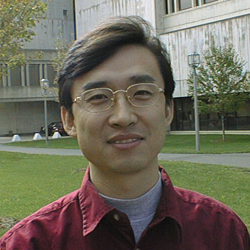
%> input picture Assignment1/IDPicture.bmp, 250 x 250 px
$ octave Assignment1.m   (GNU Octave 9; MATLAB toolbox functions it lacks are replaced by stand-ins)
%> lines starting %> are read from the running program, lines starting %| are printed output that depends on the picture
%===================================================
% Computer Vision Programming Assignment 1
%
% Student: Shirong Zheng
%
% @Zhigang Zhu, 2003-2009
% City College of New York
%===================================================

% ---------------- Step 1 ------------------------
% Read in an image, get information
% type help imread for more information

InputImage = 'IDPicture.bmp';
%OutputImage1 = 'IDPicture_bw.bmp';

C1 = imread(InputImage);
%> C1 is the input picture: size 250x250x3 uint8; mean R, G, B 110.8, 107.1, 91.7
[ROWS COLS CHANNELS] = size(C1);
%> ROWS = 250; COLS = 250; CHANNELS = 3

% ---------------- Step 2 ------------------------
% If you want to display the three separate bands
% with the color image in one window, here is
% what you need to do
% Basically you generate three "color" images
% using the three bands respectively
% and then use [] operator to concatenate the four images
% the orignal color, R band, G band and B band

% First, generate a blank image. Using "uinit8" will
% give you an image of 8 bits for each pixel in each channel
% Since the Matlab will generate everything as double by default
CR1 =uint8(zeros(ROWS, COLS, CHANNELS));

% Note how to put the Red band of the color image C1 into
% each band of the three-band grayscale image CR1
for band = 1 : CHANNELS,
    CR1(:,:,band) = (C1(:,:,1));
end
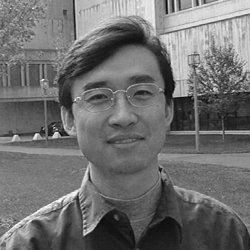
%> CR1: size 250x250x3 uint8; min 6, max 255, mean 110.8

% Do the same thing for G
CG1 =uint8(zeros(ROWS, COLS, CHANNELS));
for band = 1 : CHANNELS,
    CG1(:,:,band) = (C1(:,:,2));
end
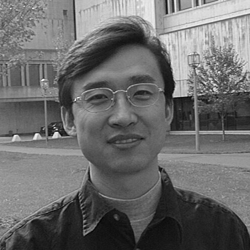
%> CG1: size 250x250x3 uint8; min 3, max 255, mean 107.1

% and for B
CB1 =uint8(zeros(ROWS, COLS, CHANNELS));
for band = 1 : CHANNELS,
    CB1(:,:,band) = (C1(:,:,3));
end
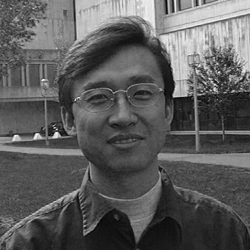
%> CB1: size 250x250x3 uint8; min 1, max 255, mean 91.7

% Whenever you use figure, you generate a new figure window
No1 = figure;  % Figure No. 1

%This is what I mean by concatenation
disimg = [C1, CR1;CG1, CB1];

% Then "image" will do the display for you!
image(disimg);

% ---------------- Step 3 ------------------------
% Now we can calculate its intensity image from
% the color image. Don't forget to use "uint8" to
% covert the double results to unsigned 8-bit integers

I1    = uint8(round(sum(C1,3)/3));

% You can definitely display the black-white (grayscale)
% image directly without turn it into a three-band thing,
% which is a waste of memeory space

No2 = figure;  % Figure No. 2
image(I1);

% If you just stop your program here, you will see a
% false color image since the system need a colormap to
% display a 8-bit image  correctly.
% The above display uses a default color map
% which is not correct. It is beautiful, though

% ---------------- Step 4 ------------------------
% So we need to generate a color map for the grayscale
% I think Matlab should have a function to do this,
% but I am going to do it myself anyway.

% Colormap is a 256 entry table, each index has three entries
% indicating the three color components of the index

MAP =zeros(256, 3);

% For a gray scale C[i] = (i, i, i)
% But Matlab use color value from 0 to 1
% so I scale 0-255 into 0-1 (and note
% that I do not use "unit8" for MAP

for i = 1 : 256,  % a comma means pause
    for band = 1:CHANNELS,
        MAP(i,band) = (i-1)/255;

    end
end

%call colormap to enfore the MAP
colormap(MAP);

% I forgot to mention one thing: the index of Matlab starts from
% 1 instead 0.

% Is it correct this time? Remember the color table is
% enforced for the current one, which is  the one we
% just displayed.

% You can test if I am right by try to display the
% intensity image again:

No3 = figure; % Figure No. 3
image(I1);


% See???
% You can actually check the color map using
% the edit menu of each figure window

% ---------------- Step 5 ------------------------
% Use imwrite save any image
% check out image formats supported by Matlab
% by typing "help imwrite
% imwrite(I1, OutputImage1, 'BMP');


% ---------------- Step 6 and ... ------------------------
% Students need to do the rest of the jobs from c to g.
% Write code and comments - turn it in both in hard copies and
% soft copies (electronically)

%Part C
%Equation: I = 0.299R + 0.587G + 0.114B (the NTSC standard for luminance)
IntensityImage = (0.299 * CR1) + (0.587 * CG1) + (0.114 * CB1);
No4=figure;
image(IntensityImage);
title('Part C:Intensity Image');

%Part D
No5 = figure;
K = [4 16 32 64];
for i = 1:length(K)
    IntensityThresh = IntensityImage;
    intervals = round(linspace(1,256,K(i)));
    for j = 1:length(intervals)-1
        IntensityThresh(IntensityThresh > intervals(j) & IntensityThresh < intervals(j+1)) = intervals(j);
    end
    subplot(2, 2, i);
    image(IntensityThresh);
    t = strcat('Part D:K = ', num2str(K(i)));
    title(t);
end
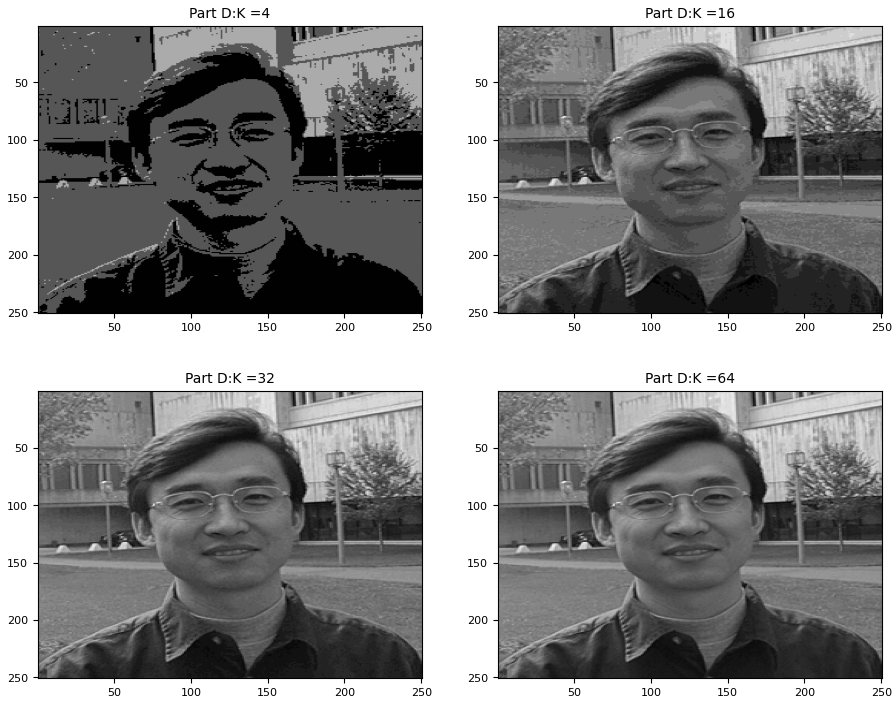
%> figure redrawn from the program's plot data, 4 panels


%Part E
No6=figure
IE2 =uint8(zeros(ROWS, COLS, CHANNELS));

%Part E: level K = 2:
% Any value less than 128(256/2), return 0.
for i = 1 : 250,
    for j = 1 : 250,
        for band = 1 : 3,
            if C1(i,j,band) < 128
                IE2(i,j,band) = 0;
            else
                IE2(i,j, band) = 255;
            end
        end
    end
end
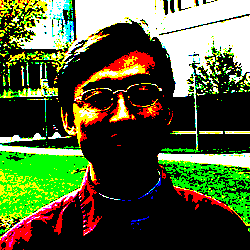
%> IE2: size 250x250x3 uint8; mean R, G, B 82.4, 96.2, 55.1

%Part E: level K = 4:
% Any values less than 64(256/4), return 0.
IE4 =uint8(zeros(ROWS, COLS, CHANNELS));

for i = 1 : 250,
    for j = 1 : 250,
        for band = 1:3,
            if C1(i,j,band) < 64
                IE4(i,j,band) = 0;
            elseif C1(i,j,band) <128
                IE4(i,j,band) = 64;
            elseif C1(i,j,band) <192
                IE4(i,j,band)=128;
            else
                IE4(i,j,band) = 255;
            end
        end
    end
end
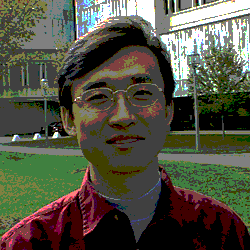
%> IE4: size 250x250x3 uint8; mean R, G, B 82.5, 82.3, 67

subplot(2, 2, 1);
imshow(IE2);
title('Part E:K=2');
subplot(2, 2, 2);
imshow(IE4);
title('Part E:K=4');


%Part F
%Just Use  I' =C ln (I+1) this logarithmic function to implement quantize the
%orginal image to K level color image

No7=figure
Rband1 = C1(:, :, 1);
Gband1 = C1(:, :, 2);
Bband1 = C1(:, :, 3);

c = 0.15;
Rband2 = c.*log(1+double(Rband1));
Bband2 = c.*log(1+double(Bband1));
Gband2 = c.*log(1+double(Gband1));

LogImage= cat(3, Rband2, Gband2, Bband2);
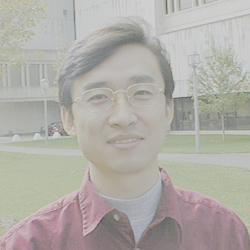
%> LogImage: size 250x250x3 double; mean R, G, B 0.691, 0.679, 0.656

subplot(2, 4, 1);
imshow(C1);
title('Original Image');
subplot(2, 4, 2);
imshow(LogImage);
title('Log Transformation');
subplot(2, 4, 3);
imshow(Rband1);
title('Red Band');
subplot(2, 4, 4);
imshow(Rband2);
title('Red Log Band');
subplot(2, 4, 5);
imshow(Gband1);
title('Green Band');
subplot(2, 4, 6);
imshow(Gband2);
title('Green Log Band');
subplot(2, 4, 7);
imshow(Bband1);
title('Blue Band');
subplot(2, 4, 8);
imshow(Bband2);
title('Blue Log Band');
